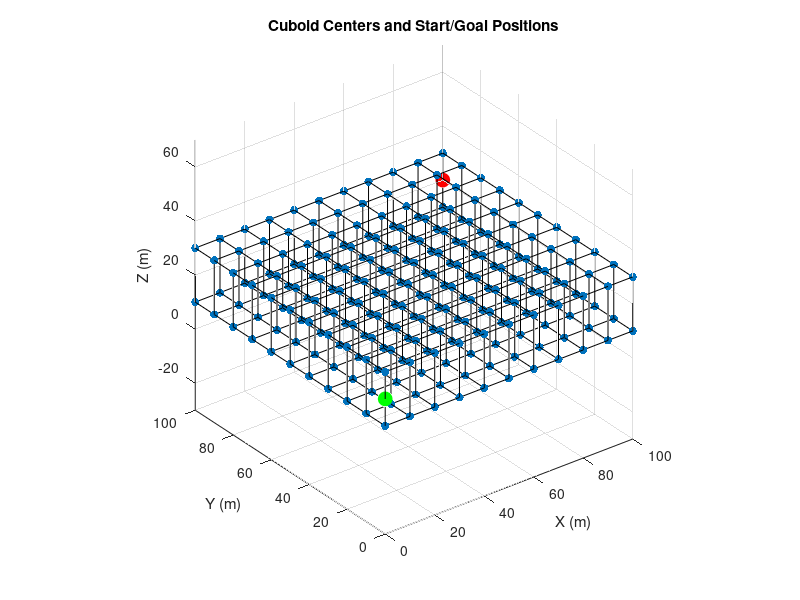

The MATLAB source for this figure:
% Setup environment and algorithm constraints
% Size of environment
x_max = 100;
y_max = 100;

x_range = [0, x_max]; % meters
y_range = [0, y_max]; 
z_range = [10, 30]; % Altitude range
cuboid_size = [10, 10, 20]; % Each cuboid's dimensions

[x, y, z] = ndgrid(x_range(1):cuboid_size(1):x_range(2), ...
                    y_range(1):cuboid_size(2):y_range(2), ...
                    z_range(1):cuboid_size(3):z_range(2));
cuboid_centers = [x(:), y(:), z(:)];

start_pos = [0, 0, 20];
goal_pos = [100, 100, 20];

% Plot cuboid centers
figure;
scatter3(cuboid_centers(:,1), cuboid_centers(:,2), cuboid_centers(:,3), 'filled');
hold on;

% Plot start and goal positions
plot3(start_pos(1), start_pos(2), start_pos(3), 'go', 'MarkerSize', 10, 'MarkerFaceColor', 'g'); % Start
plot3(goal_pos(1), goal_pos(2), goal_pos(3), 'ro', 'MarkerSize', 10, 'MarkerFaceColor', 'r'); % Goal


% Connect cuboid centers to form a grid
num_points = size(cuboid_centers, 1);
for i = 1:num_points
    for j = i+1:num_points
        % Check if the points are adjacent in x, y, or z direction
        diff_vector = abs(cuboid_centers(i,:) - cuboid_centers(j,:));
        if sum(diff_vector == [cuboid_size(1), 0, 0]) == 3 || ...
           sum(diff_vector == [0, cuboid_size(2), 0]) == 3 || ...
           sum(diff_vector == [0, 0, cuboid_size(3)]) == 3
            plot3([cuboid_centers(i,1), cuboid_centers(j,1)], ...
                  [cuboid_centers(i,2), cuboid_centers(j,2)], ...
                  [cuboid_centers(i,3), cuboid_centers(j,3)], 'k');
        end
    end
end

% Labels and Grid
xlabel('X (m)');
ylabel('Y (m)');
zlabel('Z (m)');
title('Cuboid Centers and Start/Goal Positions');
grid on;
axis equal;
hold off;